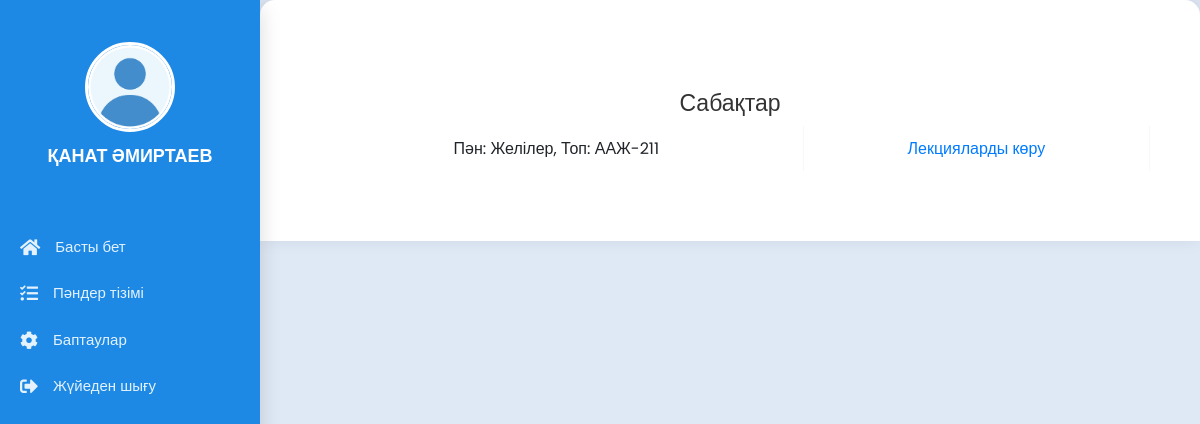
Screenshot of /teacher_sabak/1 (signed in) with the database file from the repository.
### main/models.py (models this page shows, shortened)
class CustomUser(AbstractUser):
    is_student = models.BooleanField(default=False)
    is_teacher = models.BooleanField(default=False)
    rate = models.DecimalField(
        max_digits=3,
        decimal_places=2,
        choices=[
            (1.00, 'Толық'),
            (0.50, '0.5'),
            (0.25, '0.25')
        ],
        default=1.00,
        blank=True,
        null=True,
        verbose_name='Ставка'
    )
    img = models.ImageField('foto', upload_to="profile/", blank=True, null=True)
    data = models.DateField('tygan kyn', blank=True, null=True)
    about_me  = models.TextField('ozim jaily', blank=True, null=True)
    email = models.EmailField('email', blank=True, null=True, )
    telefon = models.CharField('telefon', blank=True, null=True, max_length=20)
    addres1 = models.CharField('meken-jai-1', blank=True, null=True, max_length=100)
    addres2 = models.CharField('meken-jai-2', blank=True, null=True, max_length=100)
    ana = models.CharField('anasy aty', blank=True, null=True, max_length=100)
    ana_nomer = models.CharField('ana_telefon', blank=True, null=True, max_length=20)
    ake = models.CharField('akesy aty', blank=True, null=True, max_length=100)
    ake_nomer = models.CharField('ake_telefon', blank=True, null=True, max_length=20)
    kyrs = models.ForeignKey(Kyrs, on_delete=models.CASCADE, verbose_name='kyrs', blank=True, null=True )
    toby = models.ForeignKey(Toby, on_delete=models.CASCADE, verbose_name='toby', blank=True, null=True)
    oku_tury = models.ForeignKey(Oky_tury, on_delete=models.CASCADE, verbose_name='oky_tury', blank=True, null=True)
    dareje = models.ForeignKey(Dareje, on_delete=models.CASCADE, verbose_name='dareje', blank=True, null=True)
    kyzmet = models.ForeignKey(Kyzmet, on_delete=models.CASCADE, verbose_name='kyzmet', blank=True, null=True)
    sabak = models.ManyToManyField(Kyrs, verbose_name='sabak', related_name='custom_user_sabaks')
    user_permissions = models.ManyToManyField(
        Permission,
        verbose_name=_('user permissions'),
        blank=True,
        related_name='customuser_permissions',
        related_query_name='customuser_permission',
    )
    groups = models.ManyToManyField(
        Group,
        verbose_name=_('groups'),
        blank=True,
        related_name='customuser_groups',
        related_query_name='customuser_group',
    )

class Sabak_teacher_toby(models.Model):
    sabak = models.ForeignKey(Sabak, on_delete=models.CASCADE)
    teacher = models.ForeignKey(CustomUser, on_delete=models.CASCADE)
    sabak_turu = models.ForeignKey(Sabak_turu, related_name='sabaks', on_delete=models.CASCADE,blank=True, null=True,)
    toby = models.ForeignKey(Toby, related_name='teachers', on_delete=models.CASCADE)

class Sabak(models.Model):
    name = models.CharField(verbose_name='name', max_length=100)

class Toby(models.Model):
    name = models.CharField(verbose_name='name', max_length=100)

### main/views.py (the view)
# urls.py: path('teacher_sabak/<int:sabak_turu_id>', views.teacher_sabak, name='teacher_sabak'),
@login_required
def teacher_sabak(request,sabak_turu_id):
    kurator = Toby_kurator.objects.filter(kurator=request.user)
    teacher_sabak = Sabak_teacher_toby.objects.filter(teacher=request.user)
    tody = Sabak_teacher_toby.objects.filter(teacher=request.user,sabak_turu = sabak_turu_id)
    return render(request, 'main/teacher/teacher_sabak.html', {'tody': tody,'kurator' : kurator})

### main/templates/main/teacher/teacher_sabak.html (shortened to what this page needs)
{% extends 'main/profile.html' %}
{% load static %}
{% block link %}
<link rel="stylesheet" href="https://stackpath.bootstrapcdn.com/bootstrap/4.5.2/css/bootstrap.min.css">
{% endblock link %}
{% block main %}
<section class="main-course1">
    <div class="container">
         {% if tody %}
        <h2>Сабақтар</h2>
        <table class="fl-table">
            {% for sabak_toby in tody %}
            {% if sabak_toby.sabak_turu.id == 2 %}
             <tr>
                  <td>Пән: {{ sabak_toby.sabak.name }}, Топ: {{ sabak_toby.toby.name }}</td>
                  <td><a class="student" href="{% url 'select_group_sabak' sabak_toby.toby.id sabak_toby.sabak.id %}">Баға қоя </a></td>
              </tr>
             {% else %}
            <tr>
                  <td>Пән: {{ sabak_toby.sabak.name }}, Топ: {{ sabak_toby.toby.name }}</td>
                  <td><a class="student" href="{% url 'select_lek' sabak_toby.toby.id sabak_toby.sabak.id %}">Лекцияларды көру  </a></td>
              </tr>
        {% endif %}
            {% endfor %}
        </table>
        {% else %}
            <p>Сабақтар жоқ</p>
        {% endif %}
    </div>
</section>
{% endblock main %}

### main/templates/main/profile.html (shortened to what this page needs)
<span style="font-family: verdana, geneva, sans-serif;"><!DOCTYPE html>
{% load static %}
    <html lang="en">
    <head>
      <link rel="stylesheet" href="{% static 'css/style-index1.css' %}">
      {% block link %}{% endblock link %}
      <link rel="stylesheet" href="https://cdnjs.cloudflare.com/ajax/libs/font-awesome/5.15.4/css/all.min.css"/>
    </head>
    <body>
      <div class="container1">
        <nav class="nav1">
          <ul>
            <li>
                <a href="{% url 'user'  user.id %}" class="logo">
                    {% if user.img %}
                        <img src="{{ user.img.url }}" alt="{{ user.first_name }} {{ user.last_name }}">
                    {% else %}
                        <img src="{% static 'img/images.png' %}" alt="Default Image">
                    {% endif %}
                    <span class="nav-item">{{ user.first_name }} {{ user.last_name }}</span>
                    <br>
                </a>
            </li>
            <li><a href="{% url 'profile' %}" class="{% if request.path == '/profile/' %}active1{% endif %}" >
              <i class="fas fa-home"></i>
              <span class="nav-item1 ">Басты бет</span>
            </a></li>
              {% if user.is_teacher == True %}
            <li><a href="{% url 'lek_pr' %}" class="{% if request.path == '/lek_pr/' %}active1{% endif %}">
              <i class="fas fa-tasks"></i>
              <span class="nav-item1">Пәндер тізімі</span>
            </a></li>
              {% elif user.is_student == True  %}
            <li><a href="{% url 'student_sabak' %}" class="{% if request.path == '/student_sabak/' %}active1{% endif %}">
              <i class="fas fa-tasks"></i>
              <span class="nav-item1">Пәндер тізімі</span>
            </a></li>
              {% endif %}
            <li><a href="{% url 'profile_update' %}" class="{% if request.path == '/profile_update/' %}active1{% endif %}">
              <i class="fas fa-cog"></i>
              <span class="nav-item1">Баптаулар</span>
            </a></li>
            <li><a href="{% url 'logout' %}" class=""  class="logout">
              <i class="fas fa-sign-out-alt"></i>
              <span class="nav-item1">Жүйеден шығу</span>
            </a></li>
          </ul>
        </nav>
        <section class="main1">
    {% block main %}{% endblock main %}
</section>
      </div>
    </body>
    </html></span>

### static/css/style-index1.css (style rules this page uses)
* { margin: 0; padding: 0; outline: none; border: none; text-decoration: none; box-sizing: border-box; font-family: "Poppins", sans-serif; }
body { background: linear-gradient(135deg, #e3f2fd, #fce4ec); color: #333; }
.container1 { display: flex; }
.nav1 { position: fixed; top: 0; bottom: 0; height: 100vh; left: 0; background: #1e88e5; width: 260px; overflow: hidden; box-shadow: 0 8px 20px rgba(0, 0, 0, 0.15); }
.logo { display: flex; flex-direction: column; align-items: center; margin-top: 30px; margin-bottom: 20px; text-align: center; }
.logo img { width: 90px; height: 90px; border-radius: 50%; border: 3px solid #fff; }
.logo span { font-weight: 600; font-size: 18px; color: #fff; margin-top: 10px; text-transform: uppercase; }
.nav1 ul { margin-top: 20px; list-style: none; padding-left: 0; }
.nav1 ul li a { display: flex; align-items: center; padding: 12px 20px; font-size: 15px; color: #e3f2fd; transition: background 0.3s ease; border-radius: 8px; }
.nav1 .fas { font-size: 18px; margin-right: 15px; }
.nav-item1 { flex: 1; }
.main1 { width: calc(100% - 260px); padding: 30px; margin-left: 260px; background: #fff; border-radius: 15px 15px 0 0; box-shadow: 0 -4px 20px rgba(0, 0, 0, 0.1); }
.main-course1 { margin-top: 20px; }

### main/templates/main/teacher/teacher_sabak.html (style rules this page uses)
body { background: #dfe9f5; }
.main-course1 { padding: 20px 0; border-radius: 10px; background-color: #ffffff; }
.container { padding: 20px; max-width: 900px; width: 100%; }
h1, h2 { text-align: center; color: #333; font-size: 23px; }
.fl-table { border-radius: 5px; font-size: 16px; font-weight: normal; border: none; border-collapse: collapse; width: 100%; max-width: 100%; white-space: nowrap; background-color: white; }
.fl-table td, .fl-table th { text-align: center; padding: 10px; }
.fl-table td { border-right: 1px solid #f8f8f8; font-size: 16px; }
.student { width: 100%; }

### rows the page displays
CustomUser: first_name "ҚАНАТ", last_name "ӘМИРТАЕВ"
Sabak_teacher_toby: sabak.name "Желілер", toby.name "ААЖ-211"
